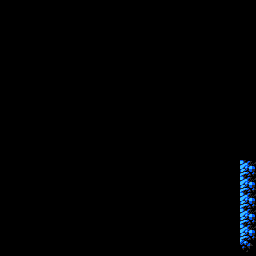

A level layout from a 2D game, rendered from its tile map. Below: a short description, then the map file with its tile-grid data intact:
An orthogonal 16x16 tile map with 16x16 px tiles, 1 tile layer (main), 2 tilesets and 1 object (r_0_0).

<map version="1.0" orientation="orthogonal" renderorder="right-down" width="16" height="16" tilewidth="16" tileheight="16" nextobjectid="5">
 <tileset firstgid="1" source="../corpus.tsx" />
 <tileset firstgid="12097" source="../../connectors.tsx" />
 <layer name="main" width="16" height="16">
  <data>
   <tile gid="0" />
   <tile gid="0" />
   <tile gid="0" />
   <tile gid="0" />
   <tile gid="0" />
   <tile gid="0" />
   <tile gid="0" />
   <tile gid="0" />
   <tile gid="0" />
   <tile gid="0" />
   <tile gid="0" />
   <tile gid="0" />
   <tile gid="0" />
   <tile gid="0" />
   <tile gid="0" />
   <tile gid="0" />
   <tile gid="0" />
   <tile gid="0" />
   <tile gid="0" />
   <tile gid="0" />
   <tile gid="0" />
   <tile gid="0" />
   <tile gid="0" />
   <tile gid="0" />
   <tile gid="0" />
   <tile gid="0" />
   <tile gid="0" />
   <tile gid="0" />
   <tile gid="0" />
   <tile gid="0" />
   <tile gid="0" />
   <tile gid="0" />
   <tile gid="0" />
   <tile gid="0" />
   <tile gid="0" />
   <tile gid="0" />
   <tile gid="0" />
   <tile gid="0" />
   <tile gid="0" />
   <tile gid="0" />
   <tile gid="0" />
   <tile gid="0" />
   <tile gid="0" />
   <tile gid="0" />
   <tile gid="0" />
   <tile gid="0" />
   <tile gid="0" />
   <tile gid="0" />
   <tile gid="0" />
   <tile gid="0" />
   <tile gid="0" />
   <tile gid="0" />
   <tile gid="0" />
   <tile gid="0" />
   <tile gid="0" />
   <tile gid="0" />
   <tile gid="0" />
   <tile gid="0" />
   <tile gid="0" />
   <tile gid="0" />
   <tile gid="0" />
   <tile gid="0" />
   <tile gid="0" />
   <tile gid="0" />
   <tile gid="0" />
   <tile gid="0" />
   <tile gid="0" />
   <tile gid="0" />
   <tile gid="0" />
   <tile gid="0" />
   <tile gid="0" />
   <tile gid="0" />
   <tile gid="0" />
   <tile gid="0" />
   <tile gid="0" />
   <tile gid="0" />
   <tile gid="0" />
   <tile gid="0" />
   <tile gid="0" />
   <tile gid="0" />
   <tile gid="0" />
   <tile gid="0" />
   <tile gid="0" />
   <tile gid="0" />
   <tile gid="0" />
   <tile gid="0" />
   <tile gid="0" />
   <tile gid="0" />
   <tile gid="0" />
   <tile gid="0" />
   <tile gid="0" />
   <tile gid="0" />
   <tile gid="0" />
   <tile gid="0" />
   <tile gid="0" />
   <tile gid="0" />
   <tile gid="0" />
   <tile gid="0" />
   <tile gid="0" />
   <tile gid="0" />
   <tile gid="0" />
   <tile gid="0" />
   <tile gid="0" />
   <tile gid="0" />
   <tile gid="0" />
   <tile gid="0" />
   <tile gid="0" />
   <tile gid="0" />
   <tile gid="0" />
   <tile gid="0" />
   <tile gid="0" />
   <tile gid="0" />
   <tile gid="0" />
   <tile gid="0" />
   <tile gid="0" />
   <tile gid="0" />
   <tile gid="0" />
   <tile gid="0" />
   <tile gid="0" />
   <tile gid="0" />
   <tile gid="0" />
   <tile gid="0" />
   <tile gid="0" />
   <tile gid="0" />
   <tile gid="0" />
   <tile gid="0" />
   <tile gid="0" />
   <tile gid="0" />
   <tile gid="0" />
   <tile gid="0" />
   <tile gid="0" />
   <tile gid="0" />
   <tile gid="0" />
   <tile gid="0" />
   <tile gid="0" />
   <tile gid="0" />
   <tile gid="0" />
   <tile gid="0" />
   <tile gid="0" />
   <tile gid="0" />
   <tile gid="0" />
   <tile gid="0" />
   <tile gid="0" />
   <tile gid="0" />
   <tile gid="0" />
   <tile gid="0" />
   <tile gid="0" />
   <tile gid="0" />
   <tile gid="0" />
   <tile gid="0" />
   <tile gid="0" />
   <tile gid="0" />
   <tile gid="0" />
   <tile gid="0" />
   <tile gid="0" />
   <tile gid="0" />
   <tile gid="0" />
   <tile gid="0" />
   <tile gid="0" />
   <tile gid="0" />
   <tile gid="0" />
   <tile gid="0" />
   <tile gid="0" />
   <tile gid="0" />
   <tile gid="0" />
   <tile gid="0" />
   <tile gid="0" />
   <tile gid="0" />
   <tile gid="0" />
   <tile gid="0" />
   <tile gid="0" />
   <tile gid="0" />
   <tile gid="0" />
   <tile gid="0" />
   <tile gid="0" />
   <tile gid="4129" />
   <tile gid="0" />
   <tile gid="0" />
   <tile gid="0" />
   <tile gid="0" />
   <tile gid="0" />
   <tile gid="0" />
   <tile gid="0" />
   <tile gid="0" />
   <tile gid="0" />
   <tile gid="0" />
   <tile gid="0" />
   <tile gid="0" />
   <tile gid="0" />
   <tile gid="0" />
   <tile gid="0" />
   <tile gid="4129" />
   <tile gid="0" />
   <tile gid="0" />
   <tile gid="0" />
   <tile gid="0" />
   <tile gid="0" />
   <tile gid="0" />
   <tile gid="0" />
   <tile gid="0" />
   <tile gid="0" />
   <tile gid="0" />
   <tile gid="0" />
   <tile gid="0" />
   <tile gid="0" />
   <tile gid="0" />
   <tile gid="0" />
   <tile gid="4129" />
   <tile gid="0" />
   <tile gid="0" />
   <tile gid="0" />
   <tile gid="0" />
   <tile gid="0" />
   <tile gid="0" />
   <tile gid="0" />
   <tile gid="0" />
   <tile gid="0" />
   <tile gid="0" />
   <tile gid="0" />
   <tile gid="0" />
   <tile gid="0" />
   <tile gid="0" />
   <tile gid="0" />
   <tile gid="4129" />
   <tile gid="0" />
   <tile gid="0" />
   <tile gid="0" />
   <tile gid="0" />
   <tile gid="0" />
   <tile gid="0" />
   <tile gid="0" />
   <tile gid="0" />
   <tile gid="0" />
   <tile gid="0" />
   <tile gid="0" />
   <tile gid="0" />
   <tile gid="0" />
   <tile gid="0" />
   <tile gid="0" />
   <tile gid="4129" />
   <tile gid="0" />
   <tile gid="0" />
   <tile gid="0" />
   <tile gid="0" />
   <tile gid="0" />
   <tile gid="0" />
   <tile gid="0" />
   <tile gid="0" />
   <tile gid="0" />
   <tile gid="0" />
   <tile gid="0" />
   <tile gid="0" />
   <tile gid="0" />
   <tile gid="0" />
   <tile gid="0" />
   <tile gid="4133" />
  </data>
 </layer>
 <objectgroup name="connectors">
  <object id="4" type="r_0_0" gid="12099" x="240" y="176" width="16" height="16" />
 </objectgroup>
</map>
